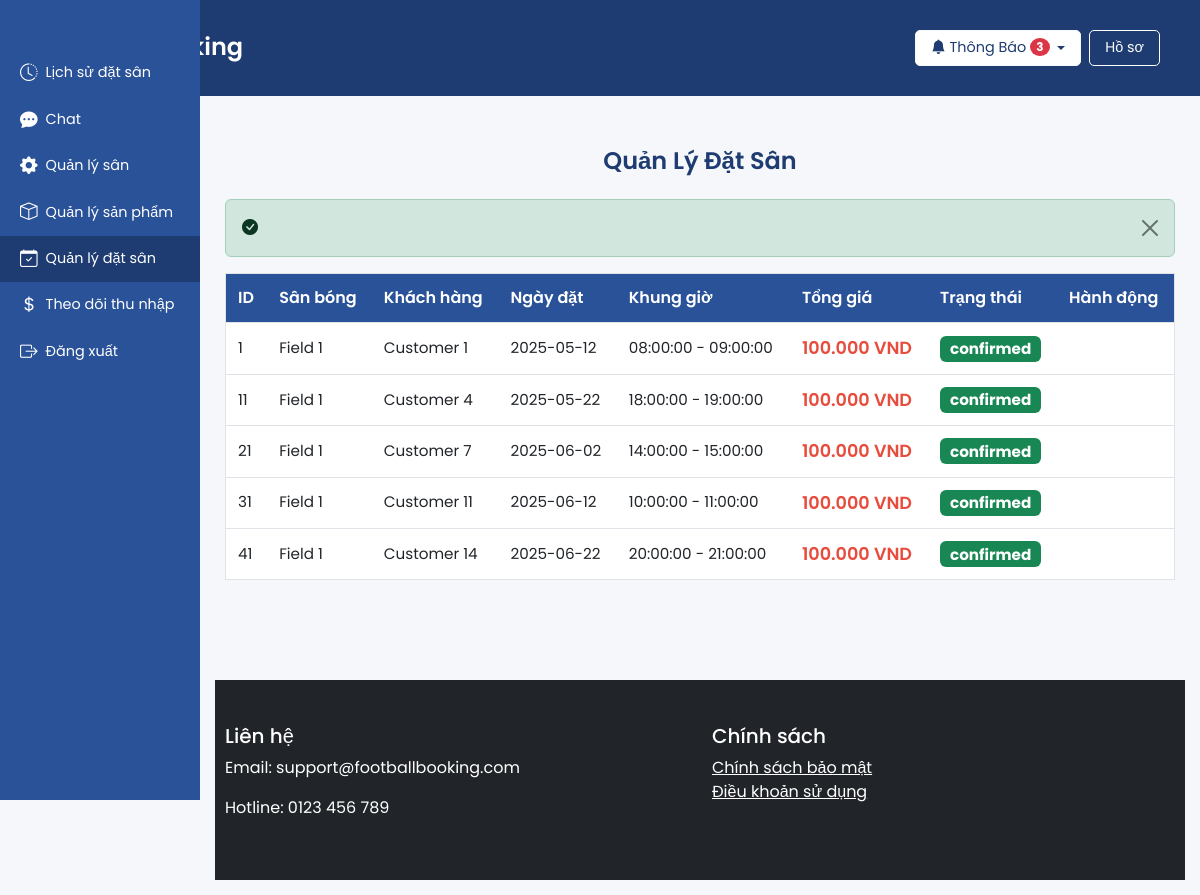
The page /manage_bookings.php (signed in) on the database its author committed.
### tables this page shows
CREATE TABLE bookings (
    id INT AUTO_INCREMENT PRIMARY KEY,
    user_id INT,
    field_id INT,
    booking_date DATE NOT NULL,
    start_time TIME NOT NULL,
    end_time TIME NOT NULL,
    total_price DECIMAL(10, 2),
    status ENUM('pending', 'confirmed', 'cancelled') DEFAULT 'pending',
    created_at TIMESTAMP DEFAULT CURRENT_TIMESTAMP,
    FOREIGN KEY (user_id) REFERENCES users(id),
    FOREIGN KEY (field_id) REFERENCES fields(id)
);

CREATE TABLE fields (
    id INT AUTO_INCREMENT PRIMARY KEY,
    owner_id INT,
    name VARCHAR(255) NOT NULL,
    address VARCHAR(255) NOT NULL,
    price_per_hour DECIMAL(10, 2) NOT NULL,
    open_time TIME,
    close_time TIME,
    image VARCHAR(255),
    status ENUM('pending', 'approved', 'rejected') DEFAULT 'pending',
    FOREIGN KEY (owner_id) REFERENCES users(id)
);

CREATE TABLE users (
    id INT AUTO_INCREMENT PRIMARY KEY,
    full_name VARCHAR(255) NOT NULL,
    email VARCHAR(255) UNIQUE NOT NULL,
    phone VARCHAR(20),
    password VARCHAR(255) NOT NULL,
    account_type ENUM('customer', 'owner', 'admin') NOT NULL,
    status ENUM('pending', 'approved', 'rejected') DEFAULT 'approved',
    created_at TIMESTAMP DEFAULT CURRENT_TIMESTAMP
);

### manage_bookings.php (the view, shortened to what this page needs)
<?php
require_once 'includes/config.php';
$user_id = $_SESSION['user_id'];
$stmt = $pdo->prepare("SELECT b.*, f.name as field_name, u.full_name as customer_name
                       FROM bookings b
                       JOIN fields f ON b.field_id = f.id
                       JOIN users u ON b.user_id = u.id
                       WHERE f.owner_id = ?
                       ORDER BY b.created_at DESC");
$stmt->execute([$user_id]);
$bookings = $stmt->fetchAll(PDO::FETCH_ASSOC);
$success = isset($_SESSION['success']) ? $_SESSION['success'] : '';
require_once 'includes/header.php';
?>
<section class="manage-bookings py-3">
    <div class="container">
        <h2 class="section-title">Quản Lý Đặt Sân</h2>
        <?php if (isset($success)): ?>
            <div class="alert alert-success alert-dismissible fade show mt-3" role="alert">
                <i class="bi bi-check-circle-fill me-2"></i> <?php echo $success; ?>
                <button type="button" class="btn-close" data-bs-dismiss="alert" aria-label="Close"></button>
            </div>
        <?php endif; ?>
        <?php if (empty($bookings)): ?>
            <p class="text-center text-muted">Không có đặt sân nào.</p>
        <?php else: ?>
            <div class="table-responsive">
                <table class="table booking-table">
                    <thead>
                        <tr>
                            <th>ID</th>
                            <th>Sân bóng</th>
                            <th>Khách hàng</th>
                            <th>Ngày đặt</th>
                            <th>Khung giờ</th>
                            <th>Tổng giá</th>
                            <th>Trạng thái</th>
                            <th>Hành động</th>
                        </tr>
                    </thead>
                    <tbody>
                        <?php foreach ($bookings as $booking): ?>
                            <tr>
                                <td><?php echo htmlspecialchars($booking['id']); ?></td>
                                <td><?php echo htmlspecialchars($booking['field_name']); ?></td>
                                <td><?php echo htmlspecialchars($booking['customer_name']); ?></td>
                                <td><?php echo htmlspecialchars($booking['booking_date']); ?></td>
                                <td><?php echo htmlspecialchars($booking['start_time'] . ' - ' . $booking['end_time']); ?></td>
                                <td class="price"><?php echo number_format($booking['total_price'], 0, ',', '.') . ' VND'; ?></td>
                                <td>
                                    <span class="badge <?php echo $booking['status'] === 'pending' ? 'bg-warning' : ($booking['status'] === 'confirmed' ? 'bg-success' : 'bg-danger'); ?> status-badge">
                                        <?php echo htmlspecialchars($booking['status']); ?>
                                    </span>
                                </td>
                                <td>
                                </td>
                            </tr>
                        <?php endforeach; ?>
                    </tbody>
                </table>
            </div>
        <?php endif; ?>
    </div>
</section>
<?php require_once 'includes/footer.php'; ?>

### manage_bookings.php (style rules this page uses)
.section-title { font-weight: 600; color: #1e3c72; font-size: 1.5rem; margin-bottom: 1.5rem; text-align: center; }
.booking-table thead th { font-size: 1rem; padding: 12px; background: #2a5298; color: #fff; }
.booking-table td { padding: 12px; font-size: 0.95rem; }
.booking-table .price { color: #e74c3c; font-weight: 600; font-size: 1.1rem; }
.booking-table .status-badge { font-size: 0.95rem; }

### rows shown on the page
bookings: id "1", field.name "Field 1", user.full_name "Customer 1", booking_date "2025-05-12", start_time+end_time "08:00:00 - 09:00:00", total_price "100.000", status "confirmed"
bookings: id "11", field.name "Field 1", user.full_name "Customer 4", booking_date "2025-05-22", start_time+end_time "18:00:00 - 19:00:00", total_price "100.000", status "confirmed"
bookings: id "21", field.name "Field 1", user.full_name "Customer 7", booking_date "2025-06-02", start_time+end_time "14:00:00 - 15:00:00", total_price "100.000", status "confirmed"
bookings: id "31", field.name "Field 1", user.full_name "Customer 11", booking_date "2025-06-12", start_time+end_time "10:00:00 - 11:00:00", total_price "100.000", status "confirmed"
bookings: id "41", field.name "Field 1", user.full_name "Customer 14", booking_date "2025-06-22", start_time+end_time "20:00:00 - 21:00:00", total_price "100.000", status "confirmed"

### other values the page prints
$unread_notifications_count "3"
